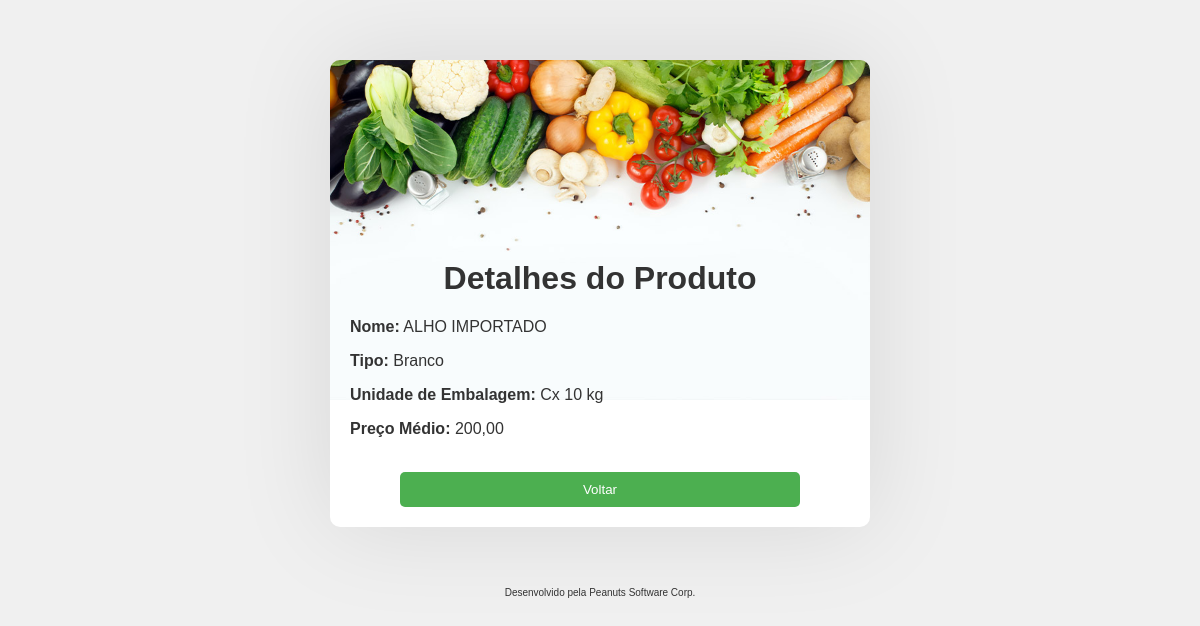
The app's page /produto/160, older data.
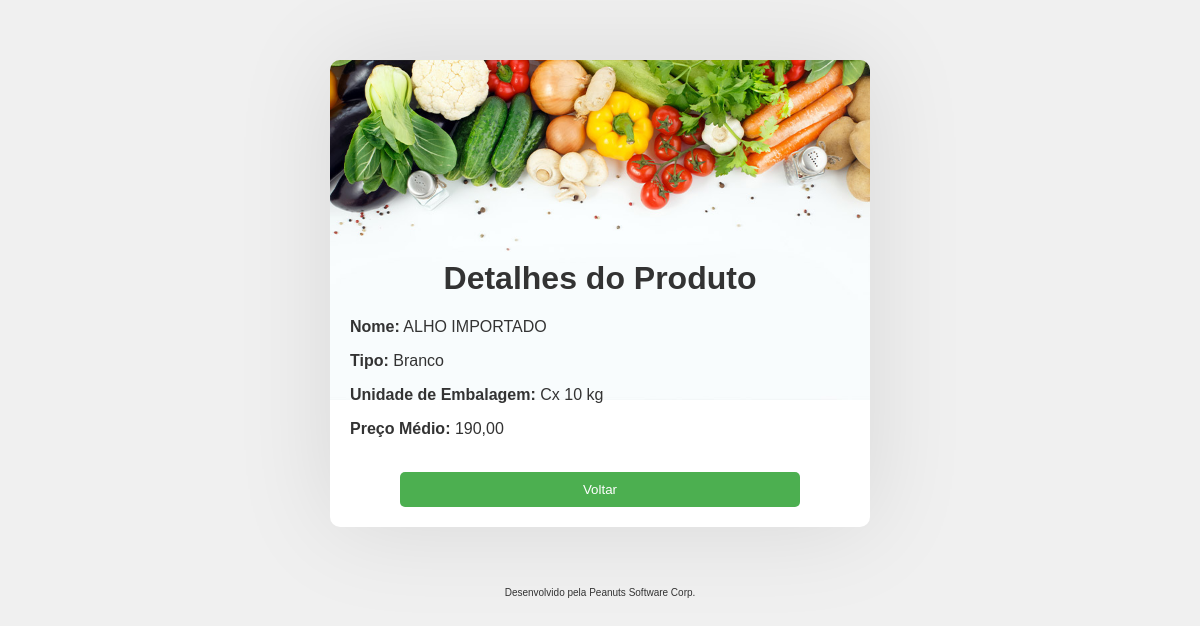
The same page, newer data.
### run.py (models this page shows)
class Produto(db.Model):
    id = db.Column(db.Integer, primary_key=True)
    nome = db.Column(db.String(255))
    tipo = db.Column(db.String(50))
    unidade_embalagem = db.Column(db.String(50))
    modal = db.Column(db.String(50))

### run.py (the view)
@app.route('/produto/<int:produto_id>')
def detalhes_produto(produto_id):
    produtos = Produto.query.all()
    produto = Produto.query.get(produto_id)
    return render_template('detalhes_produto.html', produto=produto, produtos=produtos)

### templates/detalhes_produto.html (shortened to what this page needs)
<!DOCTYPE html>
<html>
<head>
</head>
<body>
    <div class="main">
        <h1>Detalhes do Produto</h1>
        <p><strong>Nome:</strong> {{ produto.nome }}</p>
        <p><strong>Tipo:</strong> {{ produto.tipo }}</p>
        <p><strong>Unidade de Embalagem:</strong> {{ produto.unidade_embalagem }}</p>
        <p><strong>Preço Médio:</strong> {{ produto.modal }}</p><br>
        <div id="voltar-btn">
            <a href="/"><button>Voltar</button></a>
        </div>
    </div>
    <footer>
        <p>Desenvolvido pela Peanuts Software Corp.</p>
    </footer>
</body>
</html>

### templates/detalhes_produto.html (style rules this page uses)
body { font-family: Arial, sans-serif; background-color: #f0f0f0; margin: 0; padding: 0; }
.main { width: 500px; margin: 60px auto; background-image: url('../static/bg.jpg'); background-size: contain; background-position: top center; background-repeat: no-repeat; background-color: #fff; padding: 20px; border-radius: 10px; box-shadow: 0 0 100px rgba(0, 0, 0, 0.1); animation: entering 0.6s ease-in-out; }
h1 { margin-top: 180px; color: #333; text-align: center; }
p { color: #333; margin-top: 10px; }
strong { font-weight: bold; }
button { background-color: #4CAF50; color: white; border: none; padding: 10px 20px; border-radius: 5px; cursor: pointer; }
a { text-decoration: none; color: white; }
#voltar-btn { display: flex; flex-direction: column; justify-content: center; align-items: center; }
#voltar-btn button { width: 50vh; }
footer p { font-size: 10px; text-align: center; }

Row changes from the older to the newer data that the page shows:
changed Produto "ALHO IMPORTADO": modal "200,00" → "190,00"
